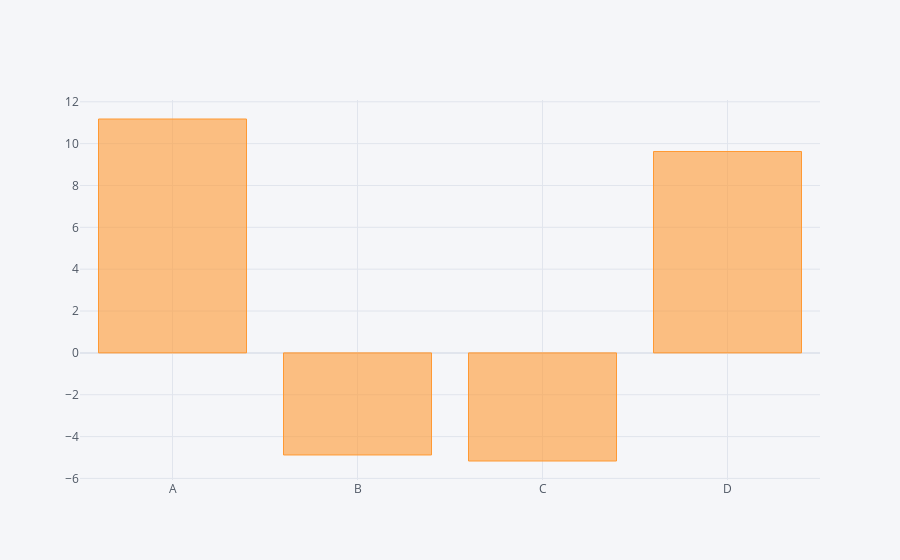

The notebook cell this image was saved under:
### Code cell
#df1.count().iplot(kind='bar') you can call any aggregate function
df1.sum().iplot(kind='bar')

### Figure 1 — Plotly figure (JSON) as saved in the notebook; plotly's stock layout.template omitted (floating-point values rounded to 4 significant figures)
{"data": [{"marker": {"color": "rgba(255, 153, 51, 0.6)", "line": {"color": "rgba(255, 153, 51, 1.0)", "width": 1}}, "name": "None", "orientation": "v", "text": "", "type": "bar", "x": ["A", "B", "C", "D"], "y": [11.18, -4.879, -5.167, 9.625]}], "layout": {"legend": {"bgcolor": "#F5F6F9", "font": {"color": "#4D5663"}}, "paper_bgcolor": "#F5F6F9", "plot_bgcolor": "#F5F6F9", "title": {"font": {"color": "#4D5663"}}, "xaxis": {"gridcolor": "#E1E5ED", "showgrid": true, "tickfont": {"color": "#4D5663"}, "title": {"font": {"color": "#4D5663"}, "text": ""}, "zerolinecolor": "#E1E5ED"}, "yaxis": {"gridcolor": "#E1E5ED", "showgrid": true, "tickfont": {"color": "#4D5663"}, "title": {"font": {"color": "#4D5663"}, "text": ""}, "zerolinecolor": "#E1E5ED"}}}
